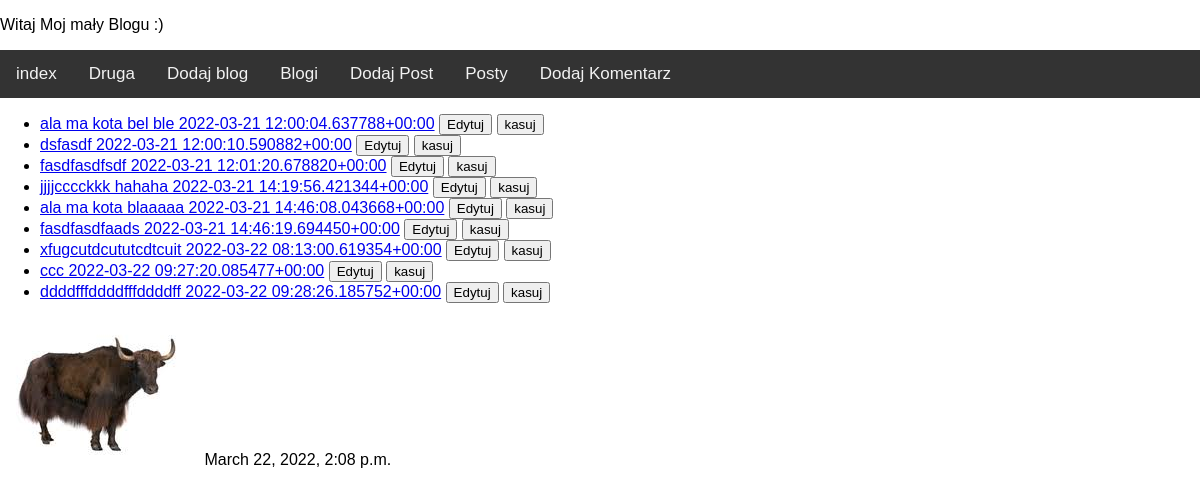
Before: /show_post/ with the older database file.
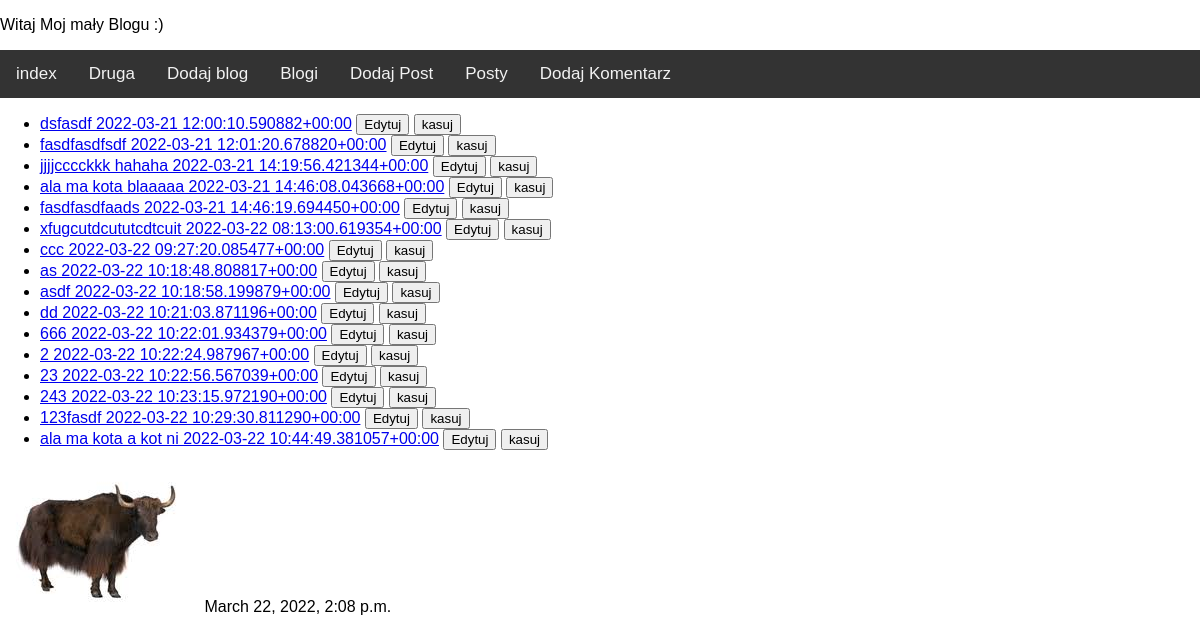
After: the same page with the newer database file.
### blog_app/models.py (models this page shows)
class Post(models.Model):
    text = models.TextField()
    title = models.TextField(default="")
    creation_date = models.DateTimeField(auto_now_add=True)
    blog = models.ForeignKey(Blog, on_delete=models.CASCADE)
    def __str__(self):
        return f"{self.text[:20]} {self.creation_date}"
    def get_absolute_url(self):
        return reverse("show_detail_post", kwargs={'id': self.id})
    def get_update_url(self):
        return reverse('update_post', kwargs={'id': self.id})
    def get_delete_url(self):
        return reverse('delete_post', kwargs={'id': self.id})

### blog_app/views.py (the view)
# urls.py: path('show_post/', views.ShowPost.as_view(), name='show_post'),
class ShowPost(View):
    def get(self, request):
        return render(request, 'list.html', {'object_list': Post.objects.all()})

### blog_app/context_processor.py (called while the page is built)
def get_date(request):
    return {'date':datetime.now()}

### templates/list.html
{% extends 'base.html' %}
{% block sikorka %}
    <ul>
        {% for item in object_list %}
            <li>
                <a href="{{ item.get_absolute_url }}">{{item}}</a>
                <a href="{{ item.get_update_url }}"> <button>Edytuj</button></a>
                <a href="{{ item.get_delete_url }}"> <button>kasuj</button></a>
            </li>
        {% endfor %}
    </ul>
{% endblock %}

### templates/base.html (shortened to what this page needs)
<!doctype html>
{% load static %}
<html lang="en">
<head>
     <link rel="stylesheet" type="text/css" href="{% static 'css/base.css' %}">
</head>
<body>
<p>Witaj Moj mały Blogu :)</p>
<div class="topnav">
    <a href="{% url 'index' %}">index</a>
    <a href="{% url 'index2' %}">Druga</a>
    <a href="{% url 'add_blog' %}">Dodaj blog</a>
    <a href="{% url 'show_blog' %}">Blogi</a>
    <a href="{% url 'add_post' %}">Dodaj Post</a>
    <a href="{% url 'show_post' %}">Posty</a>
      <a href="{% url 'add_comment' %}">Dodaj Komentarz</a>
</div>
<p>
    {% block sikorka %}{% endblock %}
</p>
<p><img src="{% static 'pobrane.jfif' %}"> {{ date }}</p>
</body>
</html>

### blog_app/static/css/base.css (style rules this page uses)
body { margin: 0; font-family: Arial, Helvetica, sans-serif; }
.topnav { overflow: hidden; background-color: #333; }
.topnav a { float: left; color: #f2f2f2; text-align: center; padding: 14px 16px; text-decoration: none; font-size: 17px; }

Changed rows visible on the page:
removed Post: text+creation_date "ala ma kota bel ble 2022-03-21 12:00:04.637788+00:00"
removed Post: text+creation_date "ddddfffddddfffddddff 2022-03-22 09:28:26.185752+00:00"
added Post: text+creation_date "as 2022-03-22 10:18:48.808817+00:00"
added Post: text+creation_date "asdf 2022-03-22 10:18:58.199879+00:00"
added Post: text+creation_date "dd 2022-03-22 10:21:03.871196+00:00"
added Post: text+creation_date "666 2022-03-22 10:22:01.934379+00:00"
added Post: text+creation_date "2 2022-03-22 10:22:24.987967+00:00"
added Post: text+creation_date "23 2022-03-22 10:22:56.567039+00:00"
added Post: text+creation_date "243 2022-03-22 10:23:15.972190+00:00"
added Post: text+creation_date "123fasdf 2022-03-22 10:29:30.811290+00:00"
added Post: text+creation_date "ala ma kota a kot ni 2022-03-22 10:44:49.381057+00:00"
